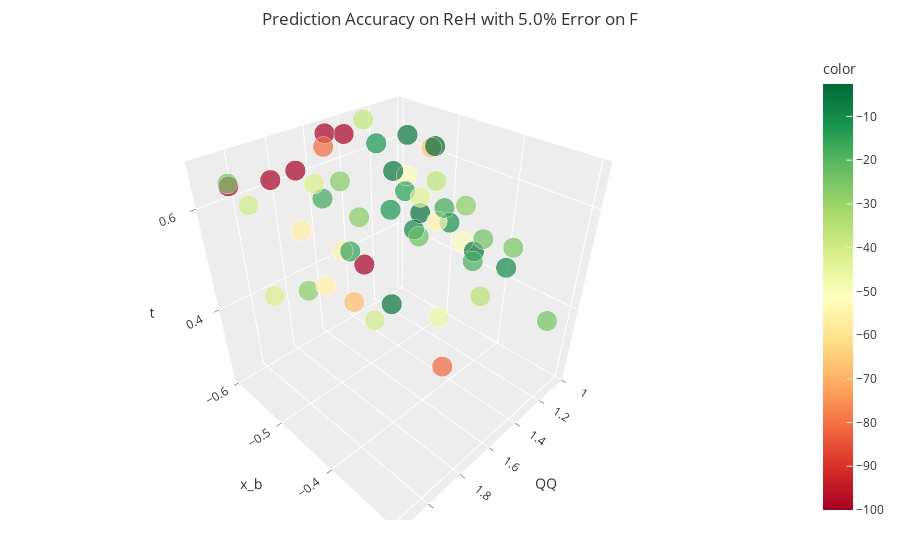

The notebook cell saved with this chart:
### Code cell
plotInteractive(0.05, 50, 'ReH')
